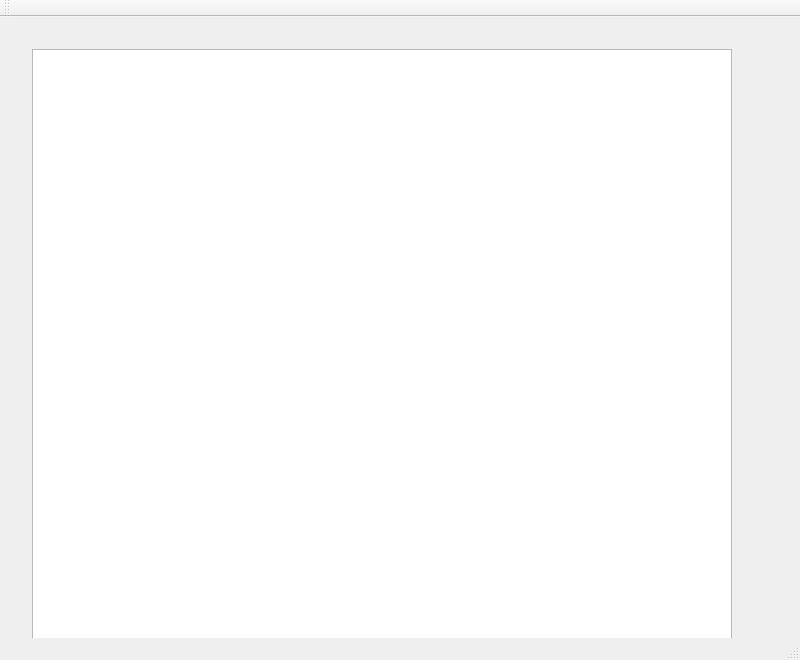
<?xml version="1.0" encoding="UTF-8"?>
<ui version="4.0">
 <class>MainWindow</class>
 <widget class="QMainWindow" name="MainWindow">
  <property name="geometry">
   <rect>
    <x>0</x>
    <y>0</y>
    <width>800</width>
    <height>660</height>
   </rect>
  </property>
  <property name="windowTitle">
   <string>MainWindow</string>
  </property>
  <widget class="QWidget" name="centralWidget">
   <widget class="QGraphicsView" name="graphicsView">
    <property name="geometry">
     <rect>
      <x>32</x>
      <y>32</y>
      <width>700</width>
      <height>600</height>
     </rect>
    </property>
   </widget>
  </widget>
  <widget class="QMenuBar" name="menuBar">
   <property name="geometry">
    <rect>
     <x>0</x>
     <y>0</y>
     <width>800</width>
     <height>22</height>
    </rect>
   </property>
  </widget>
  <widget class="QToolBar" name="mainToolBar">
   <attribute name="toolBarArea">
    <enum>TopToolBarArea</enum>
   </attribute>
   <attribute name="toolBarBreak">
    <bool>false</bool>
   </attribute>
  </widget>
  <widget class="QStatusBar" name="statusBar"/>
 </widget>
 <layoutdefault spacing="6" margin="11"/>
 <resources/>
 <connections/>
</ui>
